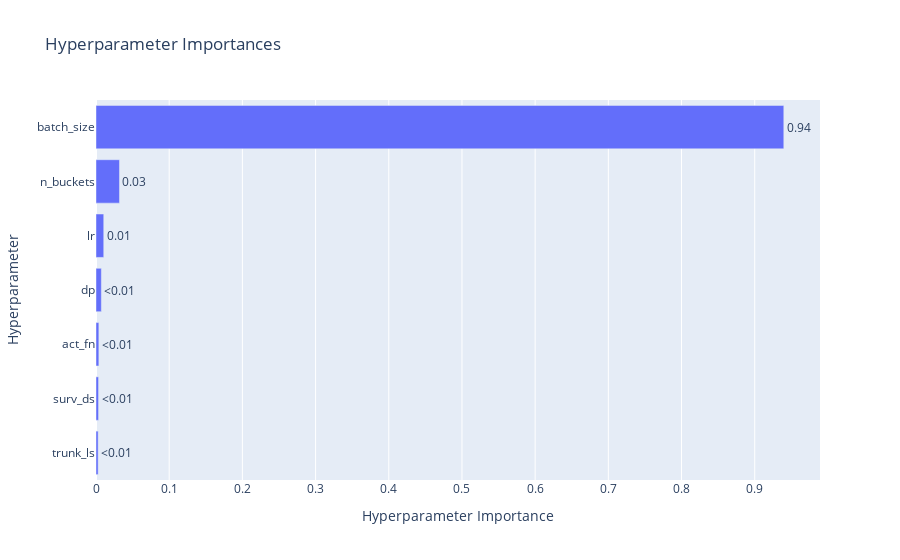
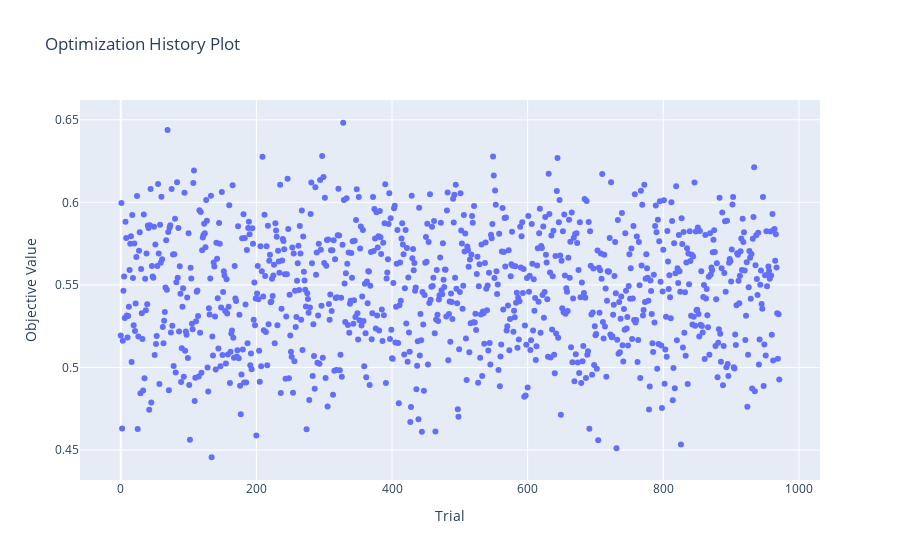

The notebook cell these images were saved under, in order:
### Code cell
print_study_results("surv_mlp")

### Figure 1 — Plotly figure (JSON) as saved in the notebook; plotly's stock layout.template omitted (floating-point values rounded to 4 significant figures)
{"data": [{"cliponaxis": false, "hovertemplate": ["trunk_ls (CategoricalDistribution): 0.002941739355116799<extra></extra>", "surv_ds (CategoricalDistribution): 0.0035026616530998353<extra></extra>", "act_fn (CategoricalDistribution): 0.003901905240490486<extra></extra>", "dp (CategoricalDistribution): 0.007289979922411749<extra></extra>", "lr (CategoricalDistribution): 0.010571955008789491<extra></extra>", "n_buckets (CategoricalDistribution): 0.03207720028827562<extra></extra>", "batch_size (CategoricalDistribution): 0.939714558531816<extra></extra>"], "name": "Objective Value", "orientation": "h", "text": ["<0.01", "<0.01", "<0.01", "<0.01", "0.01", "0.03", "0.94"], "textposition": "outside", "type": "bar", "x": [0.002942, 0.003503, 0.003902, 0.00729, 0.01057, 0.03208, 0.9397], "y": ["trunk_ls", "surv_ds", "act_fn", "dp", "lr", "n_buckets", "batch_size"]}], "layout": {"title": {"text": "Hyperparameter Importances"}, "xaxis": {"title": {"text": "Hyperparameter Importance"}}, "yaxis": {"title": {"text": "Hyperparameter"}}}}

### Figure 2 — Plotly figure (JSON) as saved in the notebook; plotly's stock layout.template omitted (floating-point values rounded to 4 significant figures; data arrays with more than 128 entries replaced by an {"elided": "..."} marker saying what was removed)
{"data": [{"mode": "markers", "name": "Objective Value", "type": "scatter", "x": {"elided": "972 int values"}, "y": {"elided": "972 float values"}}, {"marker": {"color": "#cccccc"}, "mode": "markers", "name": "Infeasible Trial", "showlegend": false, "type": "scatter", "x": [], "y": []}], "layout": {"title": {"text": "Optimization History Plot"}, "xaxis": {"title": {"text": "Trial"}}, "yaxis": {"title": {"text": "Objective Value"}}}}
